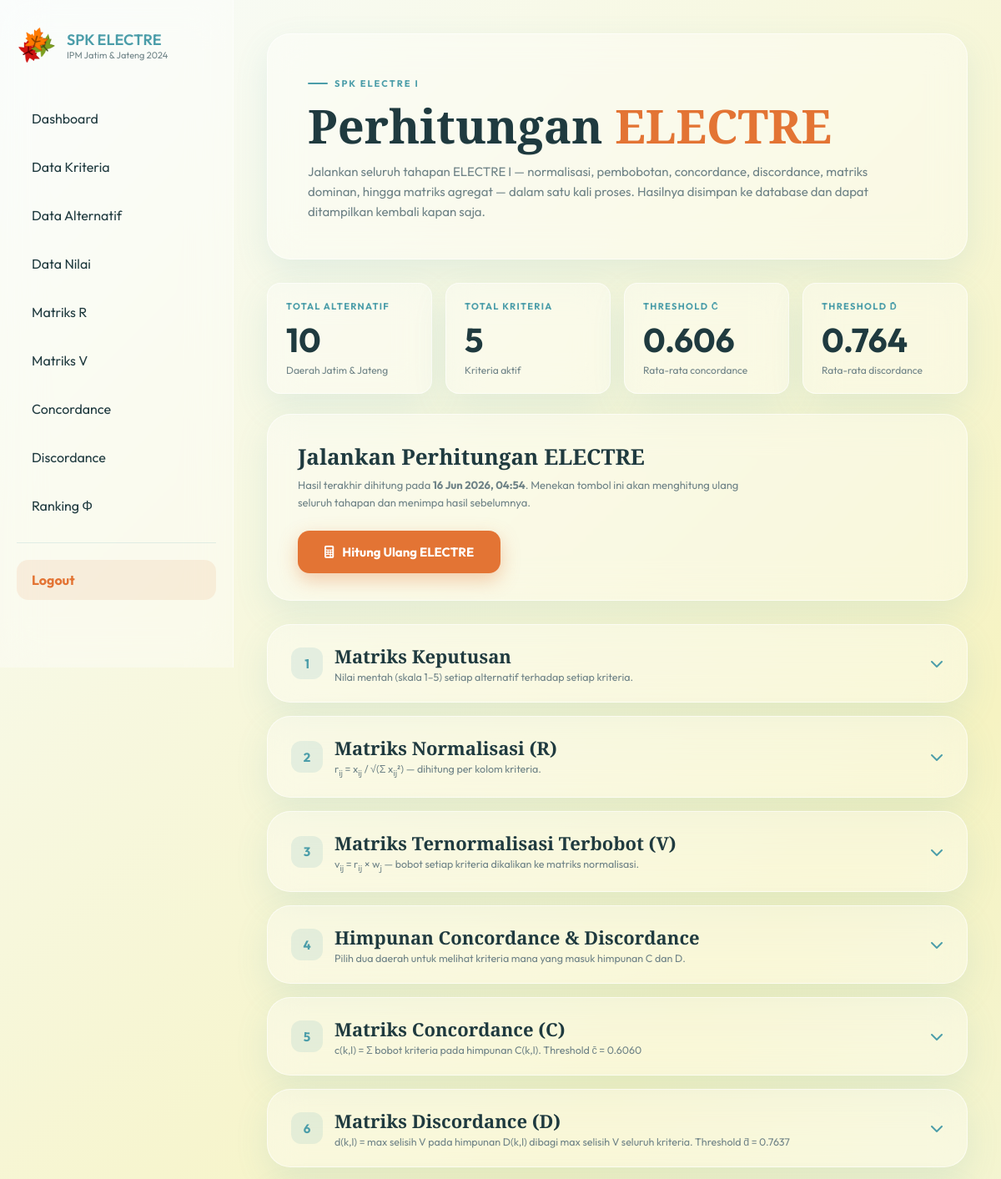
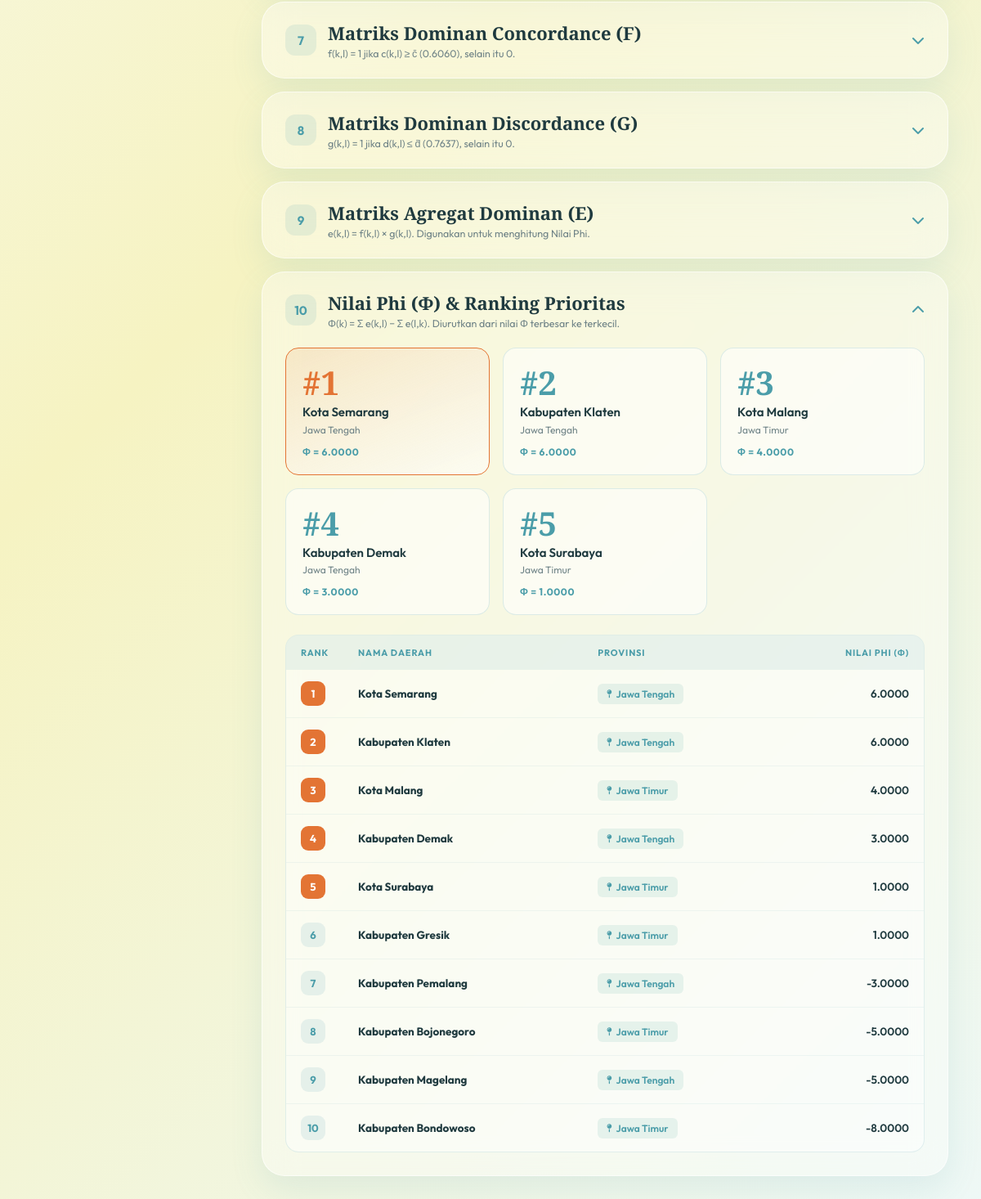
Page /hasil/index.php (signed in) on the committed database (2 pictures, top to bottom).
### tables this page shows
CREATE TABLE `tbl_hasil` (
  `id` int(11) NOT NULL,
  `alternatif_id` int(11) NOT NULL,
  `phi` decimal(15,4) DEFAULT NULL,
  `ranking` int(11) NOT NULL,
  `created_at` timestamp NOT NULL DEFAULT current_timestamp()
);

CREATE TABLE `tbl_alternatif` (
  `id` int(11) NOT NULL,
  `nama_daerah` varchar(100) NOT NULL,
  `provinsi` enum('Jawa Timur','Jawa Tengah') NOT NULL
);

### includes/electre_engine.php (called while the page is built, shortened)
<?php
function getElectreStatus(mysqli $conn): array
{
    $res = $conn->query("SELECT COUNT(*) AS jumlah, MAX(created_at) AS terakhir FROM tbl_hasil");
    $row = $res->fetch_assoc();
    return [
        'has_result' => (int) $row['jumlah'] > 0,
        'updated_at' => $row['terakhir'],
    ];
}

### hasil/index.php (the view, shortened to what this page needs)
<?php
require_once '../config/db.php';
require_once '../includes/electre_engine.php';
$alternatif = [];
$res = $conn->query("SELECT id, nama_daerah, provinsi FROM tbl_alternatif ORDER BY id ASC");
while ($row = $res->fetch_assoc()) $alternatif[] = $row;
$kriteria = [];
$res = $conn->query("SELECT id, kode, nama_kriteria, bobot, tipe FROM tbl_kriteria ORDER BY id ASC");
while ($row = $res->fetch_assoc()) $kriteria[] = $row;
$m = count($alternatif);
$n = count($kriteria);
$status    = getElectreStatus($conn);
$hasResult = $status['has_result'];
$hasil = [];
$cBar  = $dBar = 0;
if ($hasResult) {
    $cBar = (float) ($conn->query("SELECT AVG(nilai_concordance) v FROM tbl_concordance")->fetch_assoc()['v'] ?? 0);
    $dBar = (float) ($conn->query("SELECT AVG(nilai_discordance) v FROM tbl_discordance")->fetch_assoc()['v'] ?? 0);
    $res = $conn->query("
        SELECT h.alternatif_id, h.phi, h.ranking, a.nama_daerah, a.provinsi
        FROM tbl_hasil h
        JOIN tbl_alternatif a ON a.id = h.alternatif_id
        ORDER BY h.ranking ASC
    ");
    while ($row = $res->fetch_assoc()) $hasil[] = $row;
}
function fmt($val, $dec = 4) {
    return number_format((float) $val, $dec, '.', '');
}
?>
<!DOCTYPE html>
<html lang="id">
<head>
<link rel="stylesheet" href="https://cdnjs.cloudflare.com/ajax/libs/font-awesome/6.5.0/css/all.min.css">
</head>
<body>
<div class="wrapper">
    <?php include '../includes/sidebar.php'; ?>
    <main class="content">
        <div class="hero">
            <p class="hero-label">SPK ELECTRE I</p>
            <h1>Perhitungan <span>ELECTRE</span></h1>
            <p class="hero-desc">
                Jalankan seluruh tahapan ELECTRE I — normalisasi, pembobotan, concordance,
                discordance, matriks dominan, hingga matriks agregat — dalam satu kali proses.
                Hasilnya disimpan ke database dan dapat ditampilkan kembali kapan saja.
            </p>
        </div>
        <div class="status-grid">
            <div class="status-card">
                <div class="label">Total Alternatif</div>
                <div class="value"><?= $m ?></div>
                <div class="sub">Daerah Jatim &amp; Jateng</div>
            </div>
            <div class="status-card">
                <div class="label">Total Kriteria</div>
                <div class="value"><?= $n ?></div>
                <div class="sub">Kriteria aktif</div>
            </div>
            <div class="status-card">
                <div class="label">Threshold c̄</div>
                <div class="value"><?= $hasResult ? fmt($cBar, 3) : '—' ?></div>
                <div class="sub">Rata-rata concordance</div>
            </div>
            <div class="status-card">
                <div class="label">Threshold d̄</div>
                <div class="value"><?= $hasResult ? fmt($dBar, 3) : '—' ?></div>
                <div class="sub">Rata-rata discordance</div>
            </div>
        </div>
        <div class="hitung-panel">
            <div class="hitung-panel-text">
                <h2>Jalankan Perhitungan ELECTRE</h2>
                <p>
                    <?php if ($hasResult): ?>
                        Hasil terakhir dihitung pada
                        <strong><?= htmlspecialchars(date('d M Y, H:i', strtotime($status['updated_at']))) ?></strong>.
                        Menekan tombol ini akan menghitung ulang seluruh tahapan dan menimpa hasil sebelumnya.
                    <?php else: ?>
                        Belum ada hasil perhitungan. Pastikan seluruh daerah sudah memiliki status
                        <strong>"Sudah Dinilai"</strong> pada halaman Data Nilai sebelum menekan tombol ini.
                    <?php endif; ?>
                </p>
            </div>
            <button class="btn-hitung" id="btnHitung" onclick="jalankanHitung()">
                <i class="fa-solid fa-calculator"></i>
                <?= $hasResult ? 'Hitung Ulang ELECTRE' : 'Hitung ELECTRE' ?>
            </button>
        </div>
        <?php if (!$hasResult): ?>
            <div class="empty-card">
                <div class="empty-state">
                    <i class="fa-regular fa-chart-bar"></i>
                    <p>
                        Belum ada hasil perhitungan ELECTRE.<br>
                        Klik tombol <strong>"Hitung ELECTRE"</strong> di atas untuk memulai.
                    </p>
                </div>
            </div>
        <?php else: ?>
        <div class="accordion">
            <div class="acc-item">
                <div class="acc-header" onclick="toggleAcc(this)">
                    <div class="acc-header-left">
                        <div class="acc-step">1</div>
                        <div class="acc-title">
                            <h3>Matriks Keputusan</h3>
                            <p>Nilai mentah (skala 1–5) setiap alternatif terhadap setiap kriteria.</p>
                        </div>
                    </div>
                    <i class="fa-solid fa-chevron-down acc-chevron"></i>
                </div>
            </div>
            <div class="acc-item">
                <div class="acc-header" onclick="toggleAcc(this)">
                    <div class="acc-header-left">
                        <div class="acc-step">2</div>
                        <div class="acc-title">
                            <h3>Matriks Normalisasi (R)</h3>
                            <p>r<sub>ij</sub> = x<sub>ij</sub> / √(Σ x<sub>ij</sub>²) — dihitung per kolom kriteria.</p>
                        </div>
                    </div>
                    <i class="fa-solid fa-chevron-down acc-chevron"></i>
                </div>
            </div>
            <div class="acc-item">
                <div class="acc-header" onclick="toggleAcc(this)">
                    <div class="acc-header-left">
                        <div class="acc-step">3</div>
                        <div class="acc-title">
                            <h3>Matriks Ternormalisasi Terbobot (V)</h3>
                            <p>v<sub>ij</sub> = r<sub>ij</sub> × w<sub>j</sub> — bobot setiap kriteria dikalikan ke matriks normalisasi.</p>
                        </div>
                    </div>
                    <i class="fa-solid fa-chevron-down acc-chevron"></i>
                </div>
            </div>
            <div class="acc-item">
                <div class="acc-header" onclick="toggleAcc(this)">
                    <div class="acc-header-left">
                        <div class="acc-step">4</div>
                        <div class="acc-title">
                            <h3>Himpunan Concordance &amp; Discordance</h3>
                            <p>Pilih dua daerah untuk melihat kriteria mana yang masuk himpunan C dan D.</p>
                        </div>
                    </div>
                    <i class="fa-solid fa-chevron-down acc-chevron"></i>
                </div>
            </div>
            <div class="acc-item">
                <div class="acc-header" onclick="toggleAcc(this)">
                    <div class="acc-header-left">
                        <div class="acc-step">5</div>
                        <div class="acc-title">
                            <h3>Matriks Concordance (C)</h3>
                            <p>c(k,l) = Σ bobot kriteria pada himpunan C(k,l). Threshold c̄ = <?= fmt($cBar, 4) ?></p>
                        </div>
                    </div>
                    <i class="fa-solid fa-chevron-down acc-chevron"></i>
                </div>
            </div>
            <div class="acc-item">
                <div class="acc-header" onclick="toggleAcc(this)">
                    <div class="acc-header-left">
                        <div class="acc-step">6</div>
                        <div class="acc-title">
                            <h3>Matriks Discordance (D)</h3>
                            <p>d(k,l) = max selisih V pada himpunan D(k,l) dibagi max selisih V seluruh kriteria. Threshold d̄ = <?= fmt($dBar, 4) ?></p>
                        </div>
                    </div>
                    <i class="fa-solid fa-chevron-down acc-chevron"></i>
                </div>
            </div>
            <div class="acc-item">
                <div class="acc-header" onclick="toggleAcc(this)">
                    <div class="acc-header-left">
                        <div class="acc-step">7</div>
                        <div class="acc-title">
                            <h3>Matriks Dominan Concordance (F)</h3>
                            <p>f(k,l) = 1 jika c(k,l) ≥ c̄ (<?= fmt($cBar, 4) ?>), selain itu 0.</p>
                        </div>
                    </div>
                    <i class="fa-solid fa-chevron-down acc-chevron"></i>
                </div>
            </div>
            <div class="acc-item">
                <div class="acc-header" onclick="toggleAcc(this)">
                    <div class="acc-header-left">
                        <div class="acc-step">8</div>
                        <div class="acc-title">
                            <h3>Matriks Dominan Discordance (G)</h3>
                            <p>g(k,l) = 1 jika d(k,l) ≤ d̄ (<?= fmt($dBar, 4) ?>), selain itu 0.</p>
                        </div>
                    </div>
                    <i class="fa-solid fa-chevron-down acc-chevron"></i>
                </div>
            </div>
            <div class="acc-item">
                <div class="acc-header" onclick="toggleAcc(this)">
                    <div class="acc-header-left">
                        <div class="acc-step">9</div>
                        <div class="acc-title">
                            <h3>Matriks Agregat Dominan (E)</h3>
                            <p>e(k,l) = f(k,l) × g(k,l). Digunakan untuk menghitung Nilai Phi.</p>
                        </div>
                    </div>
                    <i class="fa-solid fa-chevron-down acc-chevron"></i>
                </div>
            </div>
            <div class="acc-item open">
                <div class="acc-header" onclick="toggleAcc(this)">
                    <div class="acc-header-left">
                        <div class="acc-step">10</div>
                        <div class="acc-title">
                            <h3>Nilai Phi (Φ) &amp; Ranking Prioritas</h3>
                            <p>Φ(k) = Σ e(k,l) − Σ e(l,k). Diurutkan dari nilai Φ terbesar ke terkecil.</p>
                        </div>
                    </div>
                    <i class="fa-solid fa-chevron-down acc-chevron"></i>
                </div>
                <div class="acc-body">
                    <div class="priority-grid">
                        <?php foreach (array_slice($hasil, 0, 5) as $h): ?>
                            <div class="priority-card <?= $h['ranking'] == 1 ? 'rank-1' : '' ?>">
                                <div class="priority-rank">#<?= $h['ranking'] ?></div>
                                <div class="priority-name"><?= htmlspecialchars($h['nama_daerah']) ?></div>
                                <div class="priority-prov"><?= htmlspecialchars($h['provinsi']) ?></div>
                                <div class="priority-phi">Φ = <?= fmt($h['phi'], 4) ?></div>
                            </div>
                        <?php endforeach; ?>
                    </div>
                    <div class="table-card">
                        <table class="final">
                            <thead>
                                <tr>
                                    <th style="width:70px;">Rank</th>
                                    <th>Nama Daerah</th>
                                    <th>Provinsi</th>
                                    <th style="text-align:right;">Nilai Phi (Φ)</th>
                                </tr>
                            </thead>
                            <tbody>
                                <?php foreach ($hasil as $h): ?>
                                <tr>
                                    <td>
                                        <span class="rank-pill <?= $h['ranking'] <= 5 ? 'top' : '' ?>"><?= $h['ranking'] ?></span>
                                    </td>
                                    <td><strong><?= htmlspecialchars($h['nama_daerah']) ?></strong></td>
                                    <td>
                                        <span class="badge-provinsi">
                                            <i class="fa-solid fa-map-pin" style="font-size:10px;"></i>
                                            <?= htmlspecialchars($h['provinsi']) ?>
                                        </span>
                                    </td>
                                    <td style="text-align:right;font-weight:600;"><?= fmt($h['phi'], 4) ?></td>
                                </tr>
                                <?php endforeach; ?>
                            </tbody>
                        </table>
                    </div>
                </div>
            </div>
        </div>
        <?php endif; ?>
    </main>
</div>
</body>
</html>

### rows in the picture
tbl_hasil: ranking "1", alternatif.nama_daerah "Kota Semarang", alternatif.provinsi "Jawa Tengah", phi "6.0000"
tbl_hasil: ranking "2", alternatif.nama_daerah "Kabupaten Klaten", alternatif.provinsi "Jawa Tengah", phi "6.0000"
tbl_hasil: ranking "3", alternatif.nama_daerah "Kota Malang", alternatif.provinsi "Jawa Timur", phi "4.0000"
tbl_hasil: ranking "4", alternatif.nama_daerah "Kabupaten Demak", alternatif.provinsi "Jawa Tengah", phi "3.0000"
tbl_hasil: ranking "5", alternatif.nama_daerah "Kota Surabaya", alternatif.provinsi "Jawa Timur", phi "1.0000"
tbl_hasil: ranking "6", alternatif.nama_daerah "Kabupaten Gresik", alternatif.provinsi "Jawa Timur", phi "1.0000"
tbl_hasil: ranking "7", alternatif.nama_daerah "Kabupaten Pemalang", alternatif.provinsi "Jawa Tengah", phi "-3.0000"
tbl_hasil: ranking "8", alternatif.nama_daerah "Kabupaten Bojonegoro", alternatif.provinsi "Jawa Timur", phi "-5.0000"
tbl_hasil: ranking "9", alternatif.nama_daerah "Kabupaten Magelang", alternatif.provinsi "Jawa Tengah", phi "-5.0000"
tbl_hasil: ranking "10", alternatif.nama_daerah "Kabupaten Bondowoso", alternatif.provinsi "Jawa Timur", phi "-8.0000"

### other values in the picture
$m "10"
$n "5"
fmt($cBar, 3) "0.606"
fmt($dBar, 3) "0.764"
date('d M Y, H:i', strtotime($status['updated_at'])) "16 Jun 2026, 04:54"
fmt($cBar, 4) "0.6060"
fmt($dBar, 4) "0.7637"
